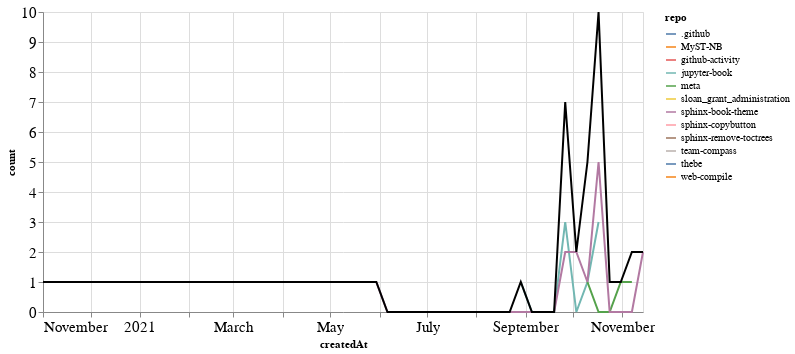

The code cell stored with this chart in its notebook:
### Markdown cell above
### PRs

### Code cell
prs_time = prs.groupby('repo').resample('W', on='createdAt').count()['author'].reset_index()
prs_time = prs_time.rename(columns={'author': 'count'})
prs_time_total = prs_time.groupby('createdAt').agg({"count": "sum"}).reset_index()

ch1 = alt.Chart(prs_time, width=600).mark_line().encode(
    x='createdAt',
    y='count',
    color='repo',
    tooltip="repo"
)

ch2 = alt.Chart(prs_time_total, width=600).mark_line(color="black").encode(
    x='createdAt',
    y='count',
)

ch1 + ch2

### Figure 1 — Vega-Lite specification as saved in the notebook (floating-point values rounded to 4 significant figures)
{"config": {"axisLeft": {"labelFontSize": 15}, "axisBottom": {"labelFontSize": 15}}, "layer": [{"data": {"name": "data-8d3bc1eb9cea5f901b1995dfc537874e"}, "mark": "line", "encoding": {"color": {"type": "nominal", "field": "repo"}, "tooltip": {"type": "nominal", "field": "repo"}, "x": {"type": "temporal", "field": "createdAt"}, "y": {"type": "quantitative", "field": "count"}}, "width": 600}, {"data": {"name": "data-3cef8ea0a583ac01fff54a529c346ac4"}, "mark": {"type": "line", "color": "black"}, "encoding": {"x": {"type": "temporal", "field": "createdAt"}, "y": {"type": "quantitative", "field": "count"}}, "width": 600}], "$schema": "https://vega.github.io/schema/vega-lite/v4.8.1.json", "datasets": {"data-8d3bc1eb9cea5f901b1995dfc537874e": [{"repo": ".github", "createdAt": "2021-11-07T00:00:00", "count": 1}, {"repo": "MyST-NB", "createdAt": "2021-10-10T00:00:00", "count": 1}, {"repo": "github-activity", "createdAt": "2021-04-04T00:00:00", "count": 1}, {"repo": "jupyter-book", "createdAt": "2021-08-29T00:00:00", "count": 1}, {"repo": "jupyter-book", "createdAt": "2021-09-05T00:00:00", "count": 0}, {"repo": "jupyter-book", "createdAt": "2021-09-12T00:00:00", "count": 0}, {"repo": "jupyter-book", "createdAt": "2021-09-19T00:00:00", "count": 0}, {"repo": "jupyter-book", "createdAt": "2021-09-26T00:00:00", "count": 3}, {"repo": "jupyter-book", "createdAt": "2021-10-03T00:00:00", "count": 0}, {"repo": "jupyter-book", "createdAt": "2021-10-10T00:00:00", "count": 1}, {"repo": "jupyter-book", "createdAt": "2021-10-17T00:00:00", "count": 3}, {"repo": "meta", "createdAt": "2021-10-10T00:00:00", "count": 1}, {"repo": "meta", "createdAt": "2021-10-17T00:00:00", "count": 0}, {"repo": "meta", "createdAt": "2021-10-24T00:00:00", "count": 0}, {"repo": "meta", "createdAt": "2021-10-31T00:00:00", "count": 1}, {"repo": "meta", "createdAt": "2021-11-07T00:00:00", "count": 1}, {"repo": "sloan_grant_administration", "createdAt": "2021-10-10T00:00:00", "count": 1}, {"repo": "sphinx-book-theme", "createdAt": "2021-05-30T00:00:00", "count": 1}, {"repo": "sphinx-book-theme", "createdAt": "2021-06-06T00:00:00", "count": 0}, {"repo": "sphinx-book-theme", "createdAt": "2021-06-13T00:00:00", "count": 0}, {"repo": "sphinx-book-theme", "createdAt": "2021-06-20T00:00:00", "count": 0}, {"repo": "sphinx-book-theme", "createdAt": "2021-06-27T00:00:00", "count": 0}, {"repo": "sphinx-book-theme", "createdAt": "2021-07-04T00:00:00", "count": 0}, {"repo": "sphinx-book-theme", "createdAt": "2021-07-11T00:00:00", "count": 0}, {"repo": "sphinx-book-theme", "createdAt": "2021-07-18T00:00:00", "count": 0}, {"repo": "sphinx-book-theme", "createdAt": "2021-07-25T00:00:00", "count": 0}, {"repo": "sphinx-book-theme", "createdAt": "2021-08-01T00:00:00", "count": 0}, {"repo": "sphinx-book-theme", "createdAt": "2021-08-08T00:00:00", "count": 0}, {"repo": "sphinx-book-theme", "createdAt": "2021-08-15T00:00:00", "count": 0}, {"repo": "sphinx-book-theme", "createdAt": "2021-08-22T00:00:00", "count": 0}, {"repo": "sphinx-book-theme", "createdAt": "2021-08-29T00:00:00", "count": 0}, {"repo": "sphinx-book-theme", "createdAt": "2021-09-05T00:00:00", "count": 0}, {"repo": "sphinx-book-theme", "createdAt": "2021-09-12T00:00:00", "count": 0}, {"repo": "sphinx-book-theme", "createdAt": "2021-09-19T00:00:00", "count": 0}, {"repo": "sphinx-book-theme", "createdAt": "2021-09-26T00:00:00", "count": 2}, {"repo": "sphinx-book-theme", "createdAt": "2021-10-03T00:00:00", "count": 2}, {"repo": "sphinx-book-theme", "createdAt": "2021-10-10T00:00:00", "count": 1}, {"repo": "sphinx-book-theme", "createdAt": "2021-10-17T00:00:00", "count": 5}, {"repo": "sphinx-book-theme", "createdAt": "2021-10-24T00:00:00", "count": 0}, {"repo": "sphinx-book-theme", "createdAt": "2021-10-31T00:00:00", "count": 0}, {"repo": "sphinx-book-theme", "createdAt": "2021-11-07T00:00:00", "count": 0}, {"repo": "sphinx-book-theme", "createdAt": "2021-11-14T00:00:00", "count": 2}, {"repo": "sphinx-copybutton", "createdAt": "2021-10-17T00:00:00", "count": 2}, {"repo": "sphinx-remove-toctrees", "createdAt": "2021-10-24T00:00:00", "count": 1}, {"repo": "team-compass", "createdAt": "2021-09-26T00:00:00", "count": 1}, {"repo": "thebe", "createdAt": "2020-11-01T00:00:00", "count": 1}, {"repo": "web-compile", "createdAt": "2021-09-26T00:00:00", "count": 1}], "data-3cef8ea0a583ac01fff54a529c346ac4": [{"createdAt": "2020-11-01T00:00:00", "count": 1}, {"createdAt": "2021-04-04T00:00:00", "count": 1}, {"createdAt": "2021-05-30T00:00:00", "count": 1}, {"createdAt": "2021-06-06T00:00:00", "count": 0}, {"createdAt": "2021-06-13T00:00:00", "count": 0}, {"createdAt": "2021-06-20T00:00:00", "count": 0}, {"createdAt": "2021-06-27T00:00:00", "count": 0}, {"createdAt": "2021-07-04T00:00:00", "count": 0}, {"createdAt": "2021-07-11T00:00:00", "count": 0}, {"createdAt": "2021-07-18T00:00:00", "count": 0}, {"createdAt": "2021-07-25T00:00:00", "count": 0}, {"createdAt": "2021-08-01T00:00:00", "count": 0}, {"createdAt": "2021-08-08T00:00:00", "count": 0}, {"createdAt": "2021-08-15T00:00:00", "count": 0}, {"createdAt": "2021-08-22T00:00:00", "count": 0}, {"createdAt": "2021-08-29T00:00:00", "count": 1}, {"createdAt": "2021-09-05T00:00:00", "count": 0}, {"createdAt": "2021-09-12T00:00:00", "count": 0}, {"createdAt": "2021-09-19T00:00:00", "count": 0}, {"createdAt": "2021-09-26T00:00:00", "count": 7}, {"createdAt": "2021-10-03T00:00:00", "count": 2}, {"createdAt": "2021-10-10T00:00:00", "count": 5}, {"createdAt": "2021-10-17T00:00:00", "count": 10}, {"createdAt": "2021-10-24T00:00:00", "count": 1}, {"createdAt": "2021-10-31T00:00:00", "count": 1}, {"createdAt": "2021-11-07T00:00:00", "count": 2}, {"createdAt": "2021-11-14T00:00:00", "count": 2}]}}
